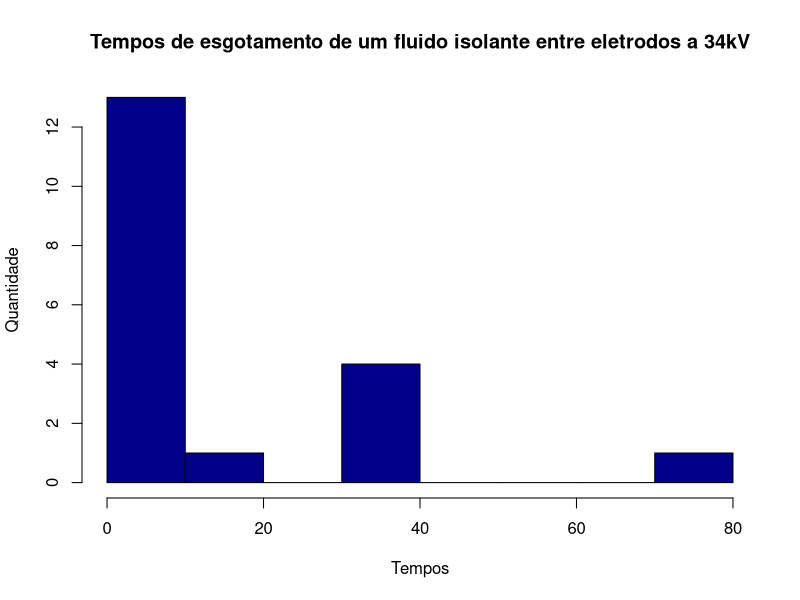
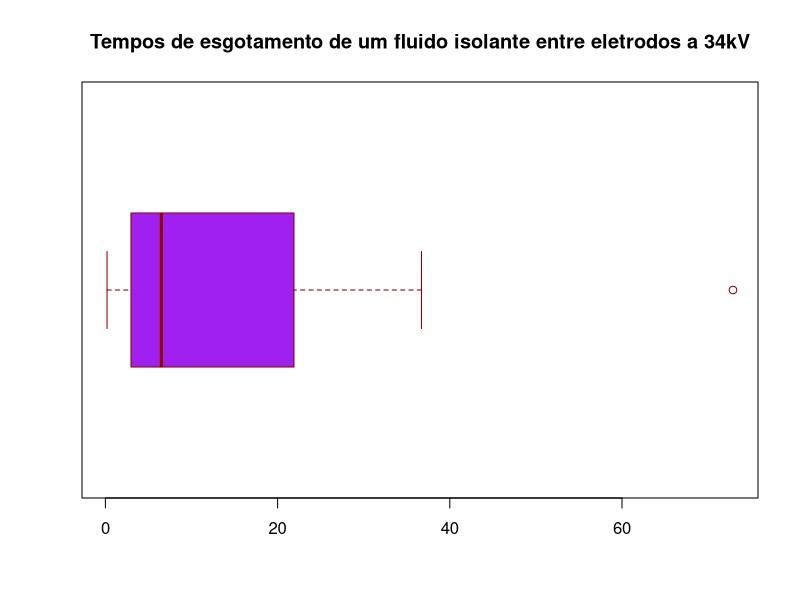
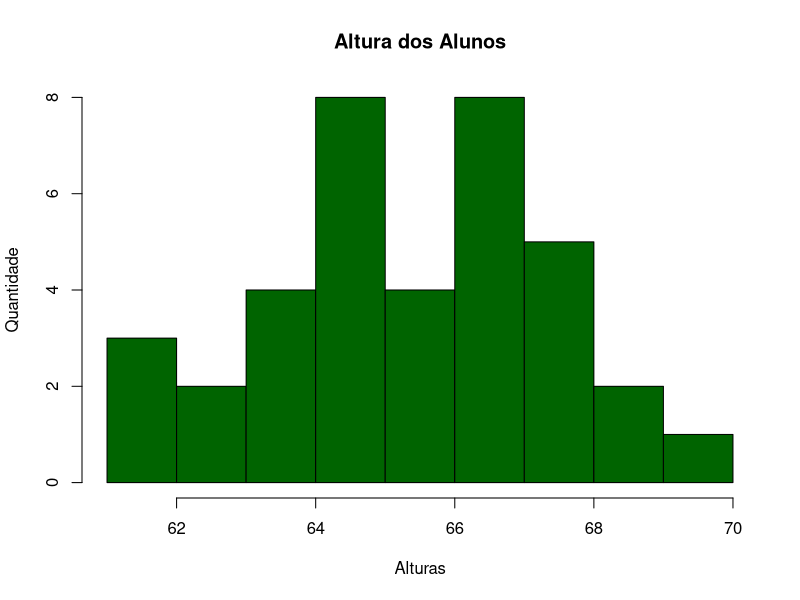
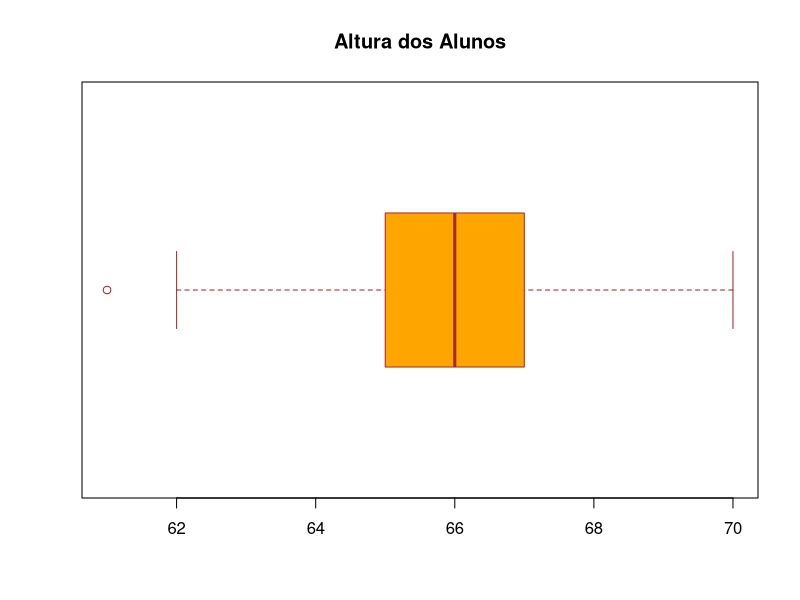

The R source for these figures, in order:
# 3 questão
# letra a
esg_fluido <- c(0.19, 0.78, 0.96, 1.31, 2.78, 3.16, 4.15, 4.67, 4.85, 6.50, 
                7.35, 8.01, 8.27, 12.06, 31.75, 32.52, 33.91, 36.71, 72.89)

media_esg_fluido          <- mean(esg_fluido)
desvio_padrao_esg_fluido  <- sd(esg_fluido)
mediana_esg_fluido        <- median(esg_fluido)

# 3 questão
# letra b
hist(esg_fluido, 
     main="Tempos de esgotamento de um fluido isolante entre eletrodos a 34kV",  
     col="darkblue", border="black",
     xlab="Tempos", ylab="Quantidade")

# 3 questão
# letra c
boxplot(esg_fluido,
        main="Tempos de esgotamento de um fluido isolante entre eletrodos a 34kV",
        col = "purple", border = "darkred", horizontal=TRUE)

# 4 questão
# letra a
alt_alunos <- c(62,64,66,67,65,68,61,65,67,65,64,63,67,68,64,66,68,69,65,
                67,62,66,68,67,66,65,69,65,70,65,67,68,65,63,64,67,67)

media_alt_alunos <- mean(alt_alunos)
desvio_padrao_alt_alunos <- sd(alt_alunos)
mediana_alt_alunos <- median(alt_alunos)

# 4 questão
# letra b
hist(alt_alunos, 
     main="Altura dos Alunos",  
     col="darkgreen", border="black",
     xlab="Alturas", ylab="Quantidade")

# 4 questão
# letra c
boxplot(alt_alunos,
        main="Altura dos Alunos",
        col = "orange", border = "brown", horizontal=TRUE)